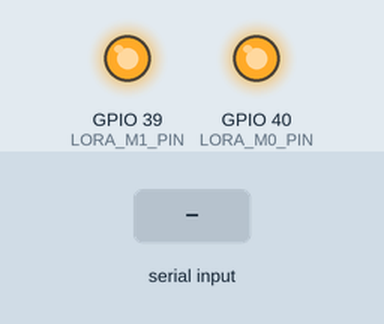
This sketch was run on a simulated ESP32. On the bench: output pins drawn as LEDs (lit = HIGH). The test bench sets the inputs (shaded band). What the sketch prints to the serial monitor is not drawn.

Above: at 1.1 s.
At 3.7 s:
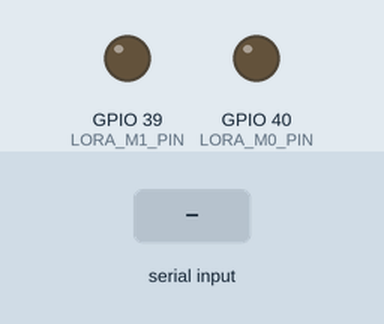
3.8 s: "1" received over the second serial link
Timing chart, 0 to 6.8 s (numbered marks = the images above; inputs shaded):
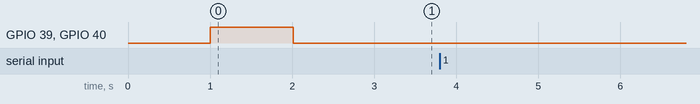

The sketch:

Setting.ino
```cpp
#include <Arduino.h>

// --- ★ E220に接続するピンを指定 ★ ---
#define LORA_RX_PIN 16   // ESP32のRXピン (E220のTXDに接続)
#define LORA_TX_PIN 17   // ESP32のTXピン (E220のRXDに接続)
#define LORA_M0_PIN 40  // E220のM0ピンに接続
#define LORA_M1_PIN 39  // E220のM1ピンに接続

// UART 1 (Serial1) を LoRa用に使用
HardwareSerial& LoRaSerial = Serial1;

// E220 設定コマンド (7バイト)
// C0 (保存) + アドレス(00 00) + REG0 + REG1 + REG2 + REG3
byte configCommand[] = {
  0xC0,       // C0: 設定を保存して適用
  0x00,       // ADDH: アドレス上位
  0x00,       // ADDL: アドレス下位

  // REG0: UART設定
  // 0x62 = 011 00 010
  // 011 = 115200bps
  // 00  = 8N1 (パリティなし)
  // 010 = Wake-up time 250ms
  0x62,

  // REG1: Air Data Rate設定
  // 0xEA = 111 01010
  // 111 = 62.5kbps (最速)
  // 01010 = (デフォルト値)
  0xEA,

  // REG2: チャンネル・電力設定
  // 0x07 = 000 00 111
  // 000 = (デフォルト値)
  // 00  = 10dBm (デフォルト電力)
  // 111 = CH 23 (873MHz) (デフォルトチャンネル)
  // ※注意: このチャンネルは日本の920MHz帯ではありません
  0x07,

  // REG3: オプション設定
  // 0x20 = 001 00 000
  // 0x20 = (デフォルト値: Pull-up有効)
  0x20
};

// 設定読み取りコマンド
byte readCommand[] = { 0xC1, 0xC1, 0xC1 };

void setup() {
  // PCとの通信用 (シリアルモニタ)
  Serial.begin(115200);
  while (!Serial);
  delay(1000);
  Serial.println("--- E220 設定変更スケッチ ---");

  // E220モジュールを「設定モード」に設定
  pinMode(LORA_M0_PIN, OUTPUT);
  pinMode(LORA_M1_PIN, OUTPUT);
  digitalWrite(LORA_M0_PIN, HIGH);
  digitalWrite(LORA_M1_PIN, HIGH);

  Serial.println("M0=HIGH, M1=HIGH に設定 (設定モード)");
  delay(500); // モジュールがモードを認識するまで待機

  // --- 1. 設定モードで通信 (9600bps固定) ---
  LoRaSerial.begin(9600, SERIAL_8N1, LORA_RX_PIN, LORA_TX_PIN);
  Serial.println("LoRaシリアルを 9600bps (設定モード) で開始");

  // 設定コマンドを送信
  Serial.print("設定コマンド [ ");
  for (int i = 0; i < sizeof(configCommand); i++) {
    Serial.printf("0x%02X ", configCommand[i]);
  }
  Serial.println("] を送信します...");

  LoRaSerial.write(configCommand, sizeof(configCommand));

  delay(500); // モジュールが応答するまで待機

  // モジュールからの応答（書き込んだ設定内容）を読み取る
  if (LoRaSerial.available()) {
    Serial.println("モジュールから応答を受信しました (書き込まれた設定):");
    byte response[sizeof(configCommand)];
    LoRaSerial.readBytes(response, sizeof(configCommand));

    Serial.print("[ ");
    for (int i = 0; i < sizeof(response); i++) {
      Serial.printf("0x%02X ", response[i]);
    }
    Serial.println("]");
  } else {
    Serial.println("モジュールから応答がありません。");
  }

  // --- 2. 通常モードに戻す ---
  Serial.println("\nM0=LOW, M1=LOW に設定 (通常モード)");
  digitalWrite(LORA_M0_PIN, LOW);
  digitalWrite(LORA_M1_PIN, LOW);

  LoRaSerial.end(); // 9600bps を終了
  delay(500); // モード変更待ち

  // --- 3. 新しい設定 (115200bps) で通信を再開 ---
  LoRaSerial.begin(115200, SERIAL_8N1, LORA_RX_PIN, LORA_TX_PIN);
  Serial.println("LoRaシリアルを 115200bps (通常モード) で再開");
  Serial.println("\n--- 設定完了 ---");
  Serial.println("このまま5秒ごとに現在設定を読み取ります。");
}

void loop() {
  // 5秒ごとに、モジュールから現在の設定を読み取ってみる

  Serial.println("\n現在の設定を読み取ります (C1 C1 C1)...");
  LoRaSerial.write(readCommand, sizeof(readCommand));

  delay(500); // 応答待ち

  if (LoRaSerial.available()) {
    Serial.println("モジュールから設定データを読み取りました:");
    // 応答は C1 + 5バイトのパラメータ
    byte response[6];
    LoRaSerial.readBytes(response, 6);

    Serial.print("[ ");
    for (int i = 0; i < 6; i++) {
      Serial.printf("0x%02X ", response[i]);
    }
    Serial.println("]");

    Serial.printf("  REG0 (UART): 0x%02X\n", response[3]);
    Serial.printf("  REG1 (Air Rate): 0x%02X (0xEAなら 62.5kbps)\n", response[4]);
    Serial.printf("  REG2 (CH/Power): 0x%02X\n", response[5]);

  } else {
    Serial.println("モジュールから応答がありません (通常モード 115200bps)");
  }

  delay(5000);
}
```

Measured:
- after the input at 3.8 s, every drawn part: stays the same
